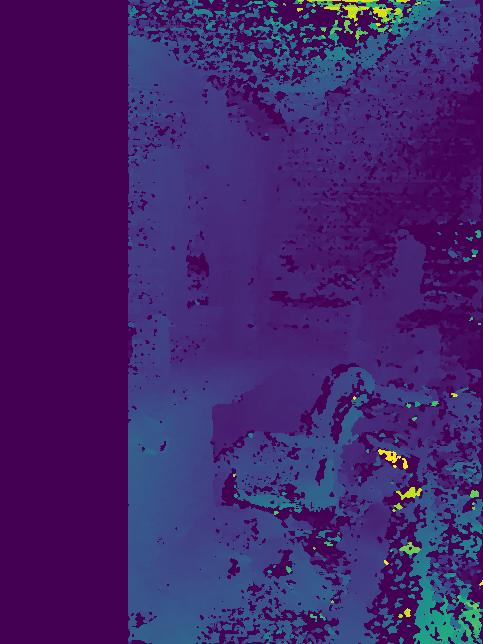

Write the Python code that produced this figure.
import numpy as np
import cv2
import glob
import PIL.ExifTags
import PIL.Image
from tqdm import tqdm
import os
import matplotlib.pyplot as plt
from pyntcloud import PyntCloud
import open3d as o3d

def generateDisparityMap(left,right):
    # RECONSTRUÇÃO 3D

    ret = np.load(os.path.join("camera_params","ret.npy"))
    K = np.load(os.path.join("camera_params","K.npy"))
    dist = np.load(os.path.join("camera_params","dist.npy"))

    img_1 = cv2.imread(left)
    img_2 = cv2.imread(right)
    img_1 = cv2.resize(img_1,(int(img_1.shape[1]/4),int(img_1.shape[0]/4)))
    img_2 = cv2.resize(img_2,(int(img_2.shape[1]/4),int(img_2.shape[0]/4)))

    h,w = img_2.shape[:2]

    new_camera_matrix, roi = cv2.getOptimalNewCameraMatrix(K,dist,(w,h),1,(w,h))

    img_1_undistorted = cv2.undistort(img_1, K, dist, None, K)
    img_2_undistorted = cv2.undistort(img_2, K, dist, None, K)

    win_size = 2
    min_disp = 0
    max_disp = 16*8 #min_disp * 9
    num_disp = max_disp - min_disp # Needs to be divisible by 16
    #Create Block matching object. 
    stereo = cv2.StereoSGBM_create(minDisparity= min_disp,
    numDisparities = num_disp,
    blockSize = 3,
    uniquenessRatio = 5,
    speckleWindowSize = 5,
    speckleRange = 1,
    P1 = 8*3*win_size**2,#8*3*win_size**2,
    P2 =32*3*win_size**2) #32*3*win_size**2)
    #Compute disparity map
    print ("\nComputing the disparity  map...")
    disparity_map = stereo.compute(img_1_undistorted, img_2_undistorted)
    plt.imsave('disparity_map.jpg',disparity_map)